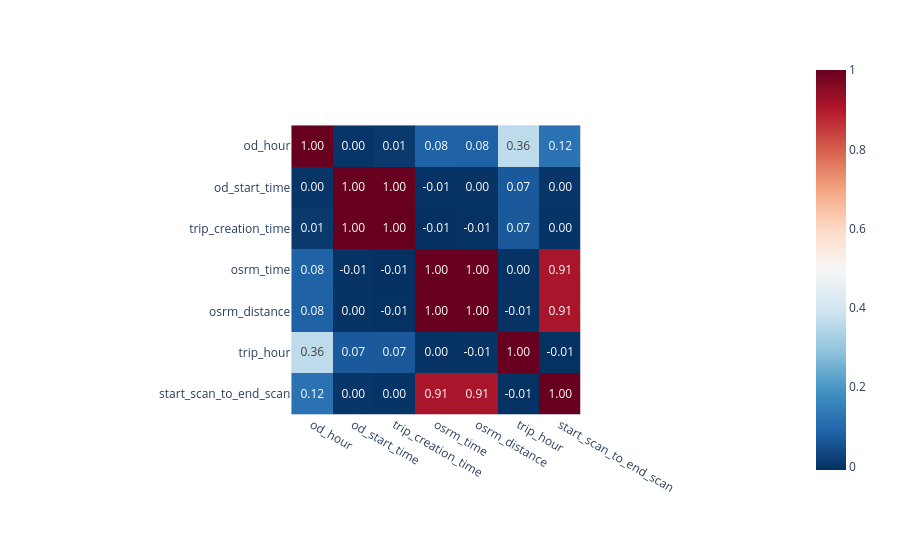

The notebook cell saved with this chart:
### Code cell
corr = data[Num_and_Temporal].corr()

fig = px.imshow(
    corr,
    color_continuous_scale='RdBu_r',
    text_auto='.2f'
)

fig.show()

### Figure 1 — Plotly figure (JSON) as saved in the notebook; plotly's stock layout.template omitted (floating-point values rounded to 4 significant figures)
{"data": [{"coloraxis": "coloraxis", "hovertemplate": "x: %{x}<br>y: %{y}<br>color: %{z}<extra></extra>", "name": "0", "texttemplate": "%{z:.2f}", "type": "heatmap", "x": ["od_hour", "od_start_time", "trip_creation_time", "osrm_time", "osrm_distance", "trip_hour", "start_scan_to_end_scan"], "xaxis": "x", "y": ["od_hour", "od_start_time", "trip_creation_time", "osrm_time", "osrm_distance", "trip_hour", "start_scan_to_end_scan"], "yaxis": "y", "z": [[1, 0.0007263, 0.007464, 0.08473, 0.08276, 0.3623, 0.1196], [0.0007263, 1, 0.9992, -0.005002, -0.002805, 0.06879, 0.002349], [0.007464, 0.9992, 1, -0.008665, -0.006508, 0.06672, -0.00053], [0.08473, -0.005002, -0.008665, 1, 0.9984, -0.004219, 0.911], [0.08276, -0.002805, -0.006508, 0.9984, 1, -0.005207, 0.9114], [0.3623, 0.06879, 0.06672, -0.004219, -0.005207, 1, -0.005808], [0.1196, 0.002349, -0.00053, 0.911, 0.9114, -0.005808, 1]]}], "layout": {"autosize": true, "coloraxis": {"colorscale": [[0, "rgb(5,48,97)"], [0.1, "rgb(33,102,172)"], [0.2, "rgb(67,147,195)"], [0.3, "rgb(146,197,222)"], [0.4, "rgb(209,229,240)"], [0.5, "rgb(247,247,247)"], [0.6, "rgb(253,219,199)"], [0.7, "rgb(244,165,130)"], [0.8, "rgb(214,96,77)"], [0.9, "rgb(178,24,43)"], [1, "rgb(103,0,31)"]]}, "margin": {"t": 60}, "xaxis": {"anchor": "y", "autorange": true, "constrain": "domain", "domain": [0.2967, 0.7033], "range": [-0.5, 6.5], "scaleanchor": "y", "type": "category"}, "yaxis": {"anchor": "x", "autorange": true, "constrain": "domain", "domain": [0, 1], "range": [6.5, -0.5], "type": "category"}}}
